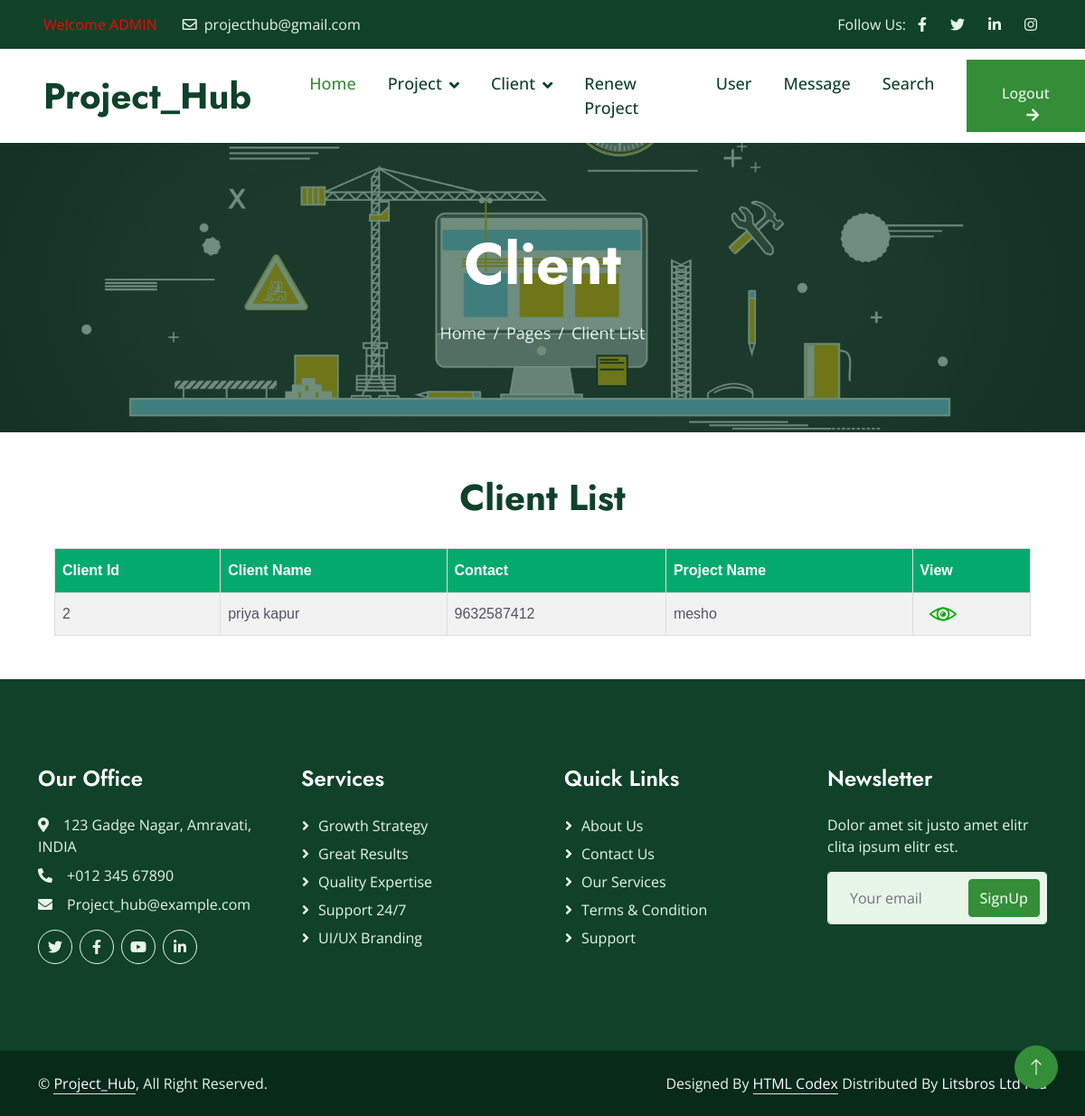
The page /adminclient-list/ on the database its author committed.
### homepage/models.py (models this page shows)
class client(models.Model):
    client_id = models.AutoField(default=1, primary_key=True)
    client_name = models.CharField(max_length=200)
    client_gender = models.CharField(max_length=200)
    client_mobile = models.CharField(max_length=200)
    client_email = models.CharField(max_length=200)
    client_about = models.CharField(max_length=200)
    client_projectname = models.CharField(max_length=200)
    client_img = models.ImageField()
    client_link = models.CharField(max_length=200)

### homepage/views.py (the view)
# urls.py: path('adminclient-list/', views.adminclientlist, name='Admin Client List'),
def adminclientlist(request):
    x = client.objects.all()
    return render(request,'adminclient_clientlist.html',{'clientlist':x})

### templates/adminclient_clientlist.html (shortened to what this page needs)
{% include "header.html" %}
{% include "adminnavbar.html" %}
    <div class="container-fluid page-header py-5 mb-5 wow fadeIn" data-wow-delay="0.1s">
        <div class="container text-center py-5">
            <h1 class="display-3 text-white mb-4 animated slideInDown">Client </h1>
            <nav aria-label="breadcrumb animated slideInDown">
                <ol class="breadcrumb justify-content-center mb-0">
                    <li class="breadcrumb-item"><a href="#">Home</a></li>
                    <li class="breadcrumb-item"><a href="#">Pages</a></li>
                    <li class="breadcrumb-item active" aria-current="page">Client List</li>
                </ol>
            </nav>
        </div>
    </div>
  <!DOCTYPE html>
            <html>
            <head>
            </head>
            <body>
  <center>
                <h1> Client List </h1>
                <br>
            <table id="customers">
              <tr>
                  <th>Client Id</th>
                <th>Client Name</th>
                <th>Contact</th>
                <th>Project Name</th>
                <th>View</th>
              </tr>
                {% for n in clientlist %}
              <tr>
                <td>{{n.client_id}}</td>
                <td>{{n.client_name}}</td>
                <td>{{n.client_mobile}}</td>
                <td>{{n.client_projectname}}</td>
                <td><a href="/adminclient-view/{{n.client_id}}/"> <img src="/static/img/view.png" height="30px" width="30px" style="margin-left:10px;"> </a></td>
              </tr>
                {% endfor %}
            </table>
                </center>
            </body>
            </html>
{% include "footer.html" %}

### static/css/style.css (style rules this page uses)
:root { --primary: #348E38; --secondary: #525368; --light: #E8F5E9; --dark: #0F4229; }
h1, .h1, h2, .h2, .fw-bold { font-weight: 700 !important; }
.page-header { background: linear-gradient(rgba(15, 66, 41, .6), rgba(15, 66, 41, .6)), url(../img/carousel-3.jpg) center center no-repeat; background-size: cover; }
.page-header .breadcrumb-item+.breadcrumb-item::before { color: var(--light); }
.page-header .breadcrumb-item, .page-header .breadcrumb-item a { font-size: 18px; color: var(--light); }

### templates/adminclient_clientlist.html (style rules this page uses)
#customers { font-family: Arial, Helvetica, sans-serif; border-collapse: collapse; width: 90%; }
#customers td, #customers th { border: 1px solid #ddd; padding: 8px; }
#customers tr:nth-child(even) { background-color: #f2f2f2; }
#customers th { padding-top: 12px; padding-bottom: 12px; text-align: left; background-color: #04AA6D; color: white; }

### rows shown on the page
client: client_id "2", client_name "priya kapur", client_mobile "9632587412", client_projectname "mesho"
